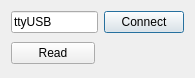
<?xml version="1.0" encoding="UTF-8"?>
<ui version="4.0">
 <class>RFIDTestDialog</class>
 <widget class="QDialog" name="RFIDTestDialog">
  <property name="geometry">
   <rect>
    <x>0</x>
    <y>0</y>
    <width>195</width>
    <height>78</height>
   </rect>
  </property>
  <property name="windowTitle">
   <string>RFIDTest</string>
  </property>
  <layout class="QVBoxLayout" name="verticalLayout">
   <item>
    <layout class="QHBoxLayout" name="horizontalLayout">
     <item>
      <widget class="QLineEdit" name="portEdit">
       <property name="text">
        <string>ttyUSB</string>
       </property>
      </widget>
     </item>
     <item>
      <widget class="QPushButton" name="connectButton">
       <property name="text">
        <string>Connect</string>
       </property>
      </widget>
     </item>
    </layout>
   </item>
   <item>
    <layout class="QHBoxLayout" name="horizontalLayout_2">
     <item>
      <widget class="QPushButton" name="readButton">
       <property name="text">
        <string>Read</string>
       </property>
      </widget>
     </item>
     <item>
      <widget class="QLabel" name="IDLabel">
       <property name="text">
        <string/>
       </property>
      </widget>
     </item>
    </layout>
   </item>
  </layout>
 </widget>
 <resources/>
 <connections/>
</ui>
